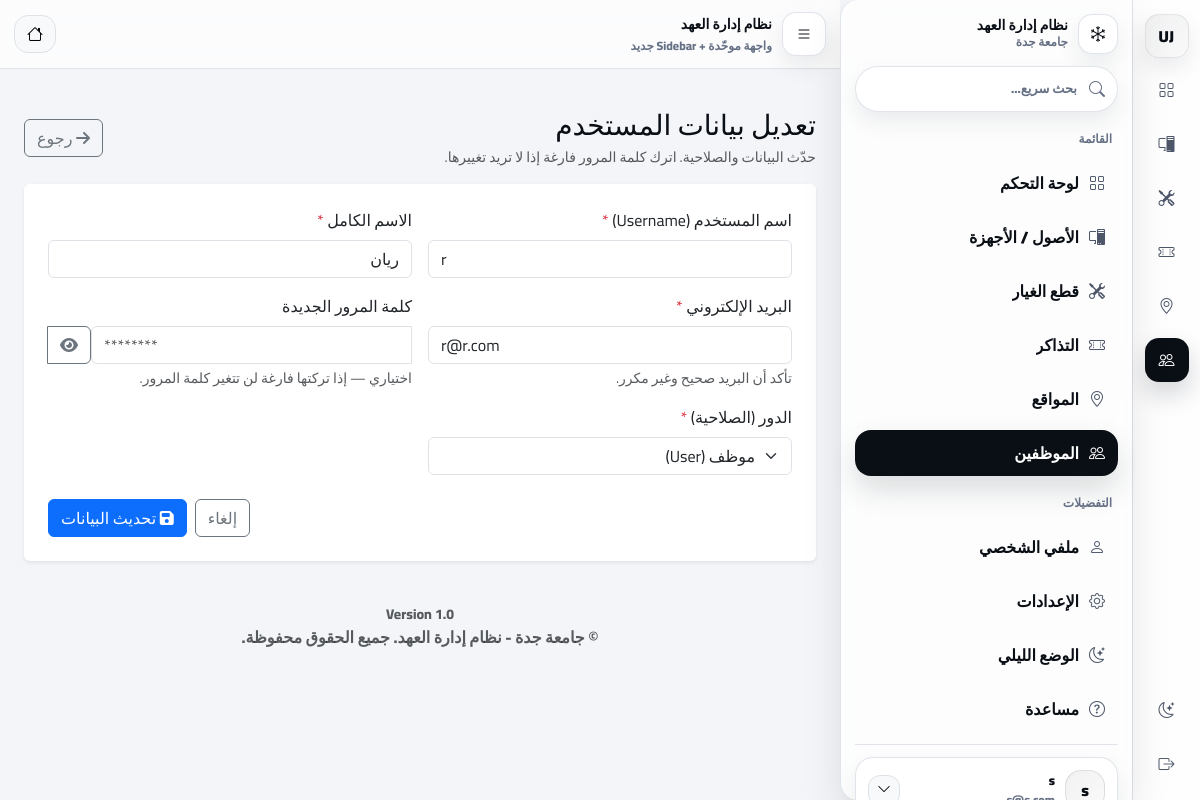
Screenshot of /public/index.php?page=users/edit&id=11 (signed in) with the database file from the repository.
### tables this page shows
CREATE TABLE `users` (
  `id` int(11) NOT NULL,
  `username` varchar(50) NOT NULL,
  `email` varchar(100) NOT NULL,
  `password` varchar(255) NOT NULL,
  `role` enum('super_admin','manager','user') NOT NULL DEFAULT 'user',
  `created_at` datetime DEFAULT current_timestamp(),
  `job_title` varchar(100) DEFAULT NULL,
  `department` varchar(100) DEFAULT NULL,
  `phone` varchar(20) DEFAULT NULL,
  `avatar` varchar(255) DEFAULT 'default_avatar.png',
  `lang` varchar(5) DEFAULT 'ar',
  `dark_mode` tinyint(1) DEFAULT 0,
  `name` varchar(100) DEFAULT 'User',
  `manager_id` int(11) DEFAULT NULL,
  `is_active` tinyint(1) NOT NULL DEFAULT 1
);

### app/controllers/UsersController.php (called while the page is built, shortened)
<?php
class UsersController extends Controller
{
    private $userModel;
    public function __construct()
    {
        $this->userModel = $this->model('User');
    }
    public function edit($id = null)
    {
        if (empty($id)) {
            $id = $_GET['id'] ?? ($_POST['id'] ?? null);
        }
        $id = (int)$id;
        $user = $this->userModel->getUserById($id);
        $data = [
            'id'       => $user->id,
            'username' => $user->username ?? '',
            'name'     => $user->name ?? '',
            'email'    => $user->email ?? '',
            'password' => '',
            'role'     => $user->role ?? 'user',
            'username_err' => '',
            'name_err' => '',
            'email_err' => '',
            'password_err' => ''
        ];
        $this->view('users/edit', $data);
        exit;
    }
}

### app/libraries/Database.php (called while the page is built, shortened)
<?php
class Database {
    private $host = 'localhost';
    private $user = 'root';
    private $pass = '';
    private $dbname = 'it_inventory';
    private $dbh;
    private $stmt;
    public function __construct() {
        $dsn = 'mysql:host=' . $this->host . ';dbname=' . $this->dbname;
        $options = array(
            PDO::ATTR_PERSISTENT => true,
            PDO::ATTR_ERRMODE => PDO::ERRMODE_EXCEPTION
        );
        try {
            $this->dbh = new PDO($dsn, $this->user, $this->pass, $options);
        } catch(PDOException $e) {
            $this->error = $e->getMessage();
            echo $this->error;
        }
    }
    public function query($sql) {
        $this->stmt = $this->dbh->prepare($sql);
    }
    public function bind($param, $value, $type = null) {
        if (is_null($type)) {
            switch (true) {
                case is_int($value):
                    $type = PDO::PARAM_INT;
                    break;
            }
        }
        $this->stmt->bindValue($param, $value, $type);
    }
    public function execute() {
        return $this->stmt->execute();
    }
    public function single() {
        $this->execute();
        return $this->stmt->fetch(PDO::FETCH_OBJ);
    }
}

### app/models/User.php (called while the page is built, shortened)
<?php
class User
{
    private $db;
    public function __construct()
    {
        $this->db = new Database;
    }
    public function getUserById($id)
    {
        $this->db->query('SELECT * FROM users WHERE id = :id LIMIT 1');
        $this->db->bind(':id', (int)$id);
        return $this->db->single();
    }
}

### app/views/users/edit.php (the view, shortened to what this page needs)
<?php require_once APPROOT . '/views/layouts/header.php'; ?>
<?php
$data = $data ?? [];
$currentUserId = (int)($_SESSION['user_id'] ?? 0);
$targetId = (int)($data['id'] ?? 0);
$isSelf = ($currentUserId > 0 && $targetId > 0 && $currentUserId === $targetId);
$roleVal = strtolower(trim((string)($data['role'] ?? 'user')));
?>
<div class="container py-4" style="max-width: 900px;">
  <div class="d-flex flex-wrap justify-content-between align-items-center gap-2 mb-3">
    <div>
      <h3 class="mb-1">تعديل بيانات المستخدم</h3>
      <div class="text-muted small">حدّث البيانات والصلاحية. اترك كلمة المرور فارغة إذا لا تريد تغييرها.</div>
    </div>
    <a href="<?php echo URLROOT; ?>/index.php?page=users/index" class="btn btn-outline-secondary">
      <i class="fa fa-arrow-right"></i> رجوع
    </a>
  </div>
  <div class="card shadow-sm border-0">
    <div class="card-body p-4">
      <form action="<?php echo URLROOT; ?>/index.php?page=users/edit&id=<?php echo (int)($data['id'] ?? 0); ?>" method="POST" novalidate>
        <div class="row g-3">
          <div class="col-md-6">
            <label class="form-label">اسم المستخدم (Username) <span class="text-danger">*</span></label>
            <input
              type="text"
              name="username"
              dir="ltr"
              class="form-control <?php echo (!empty($data['username_err'])) ? 'is-invalid' : ''; ?>"
              value="<?php echo htmlspecialchars($data['username'] ?? ''); ?>"
              required
            >
          </div>
          <div class="col-md-6">
            <label class="form-label">الاسم الكامل <span class="text-danger">*</span></label>
            <input
              type="text"
              name="name"
              class="form-control <?php echo (!empty($data['name_err'])) ? 'is-invalid' : ''; ?>"
              value="<?php echo htmlspecialchars($data['name'] ?? ''); ?>"
              required
            >
          </div>
          <div class="col-md-6">
            <label class="form-label">البريد الإلكتروني <span class="text-danger">*</span></label>
            <input
              type="email"
              name="email"
              dir="ltr"
              class="form-control <?php echo (!empty($data['email_err'])) ? 'is-invalid' : ''; ?>"
              value="<?php echo htmlspecialchars($data['email'] ?? ''); ?>"
              required
            >
            <?php if (!empty($data['email_err'])): ?>
              <div class="invalid-feedback"><?php echo $data['email_err']; ?></div>
            <?php else: ?>
              <div class="form-text">تأكد أن البريد صحيح وغير مكرر.</div>
            <?php endif; ?>
          </div>
          <div class="col-md-6">
            <label class="form-label">كلمة المرور الجديدة</label>
            <div class="input-group">
              <input
                type="password"
                name="password"
                dir="ltr"
                class="form-control <?php echo (!empty($data['password_err'])) ? 'is-invalid' : ''; ?>"
                value=""
                placeholder="********"
              >
              <button class="btn btn-outline-secondary" type="button" onclick="togglePass(this)">
                <i class="fa fa-eye"></i>
              </button>
            </div>
            <?php if (!empty($data['password_err'])): ?>
              <div class="invalid-feedback d-block"><?php echo $data['password_err']; ?></div>
            <?php else: ?>
              <div class="form-text">اختياري — إذا تركتها فارغة لن تتغير كلمة المرور.</div>
            <?php endif; ?>
          </div>
          <div class="col-md-6">
            <label class="form-label">الدور (الصلاحية) <span class="text-danger">*</span></label>
            <select name="role" class="form-select" <?php echo $isSelf ? 'disabled' : ''; ?>>
              <option value="user" <?php echo ($roleVal==='user') ? 'selected' : ''; ?>>موظف (User)</option>
            </select>
          </div>
          <div class="col-12">
            <div class="d-flex flex-wrap justify-content-end gap-2 mt-2">
              <a href="<?php echo URLROOT; ?>/index.php?page=users/index" class="btn btn-outline-secondary">إلغاء</a>
              <button type="submit" class="btn btn-primary">
                <i class="fa fa-save"></i> تحديث البيانات
              </button>
            </div>
          </div>
        </div>
      </form>
    </div>
  </div>
</div>
<?php require_once APPROOT . '/views/layouts/footer.php'; ?>

### app/views/layouts/footer.php (style rules this page uses)
:root { --uj-rail-w: 72px; }

### rows the page displays
users: username "r", name "ريان", email "r@r.com", role "موظف (User)"

### other values shown
SITENAME "نظام إدارة العهد"
$userName "s"
